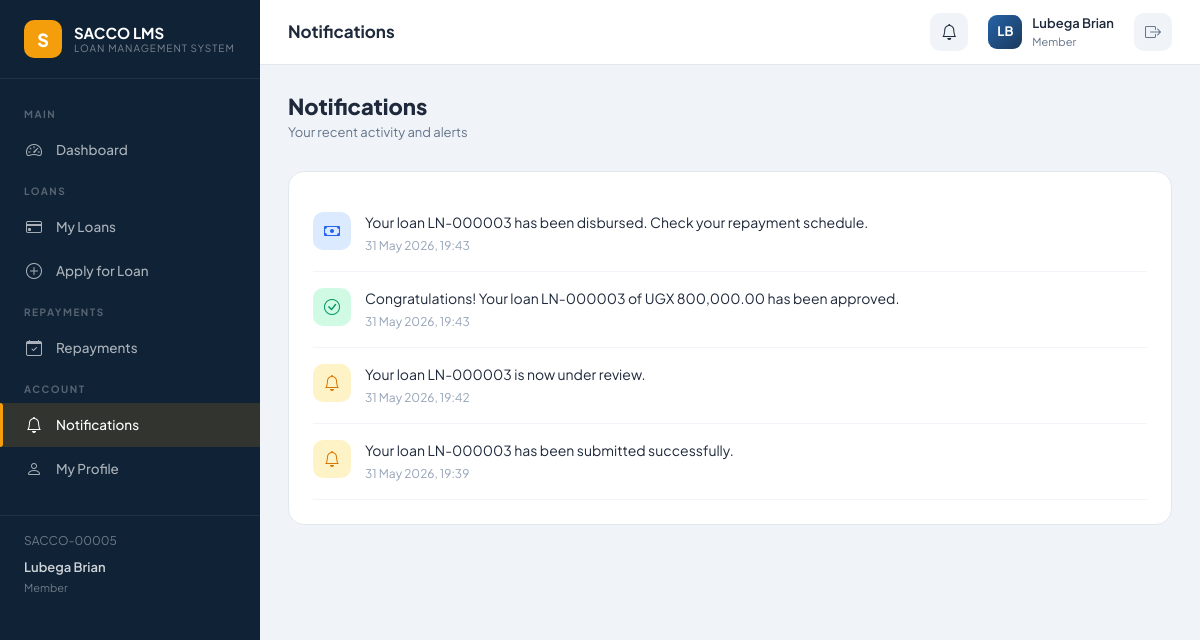
Page /notifications/ (signed in) on the committed database.
### accounts/models.py (models this page shows, shortened)
class User(AbstractUser):
    ROLE_MEMBER = 'member'
    ROLE_ADMIN = 'admin'
    ROLE_CHOICES = [
        (ROLE_MEMBER, 'Member'),
        (ROLE_ADMIN, 'Administrator'),
    ]
    role = models.CharField(max_length=20, choices=ROLE_CHOICES, default=ROLE_MEMBER)
    national_id = models.CharField(max_length=20, unique=True, null=True, blank=True)
    phone_number = models.CharField(max_length=15, blank=True)
    address = models.TextField(blank=True)
    occupation = models.CharField(max_length=100, blank=True)
    monthly_income = models.DecimalField(max_digits=12, decimal_places=2, default=0)
    profile_photo = models.ImageField(upload_to='profiles/', null=True, blank=True)
    is_active = models.BooleanField(default=True)
    date_joined = models.DateTimeField(default=timezone.now)
    member_number = models.CharField(max_length=20, unique=True, null=True, blank=True)
    class Meta:
        verbose_name = 'User'
        verbose_name_plural = 'Users'
        ordering = ['-date_joined']
    @property
    def is_admin(self):
        return self.role == self.ROLE_ADMIN or self.is_staff

### notifications/models.py (models this page shows, shortened)
class Notification(models.Model):
    TYPE_CHOICES = [
        ('loan_submitted', 'Loan Submitted'),
        ('loan_review', 'Loan Under Review'),
        ('loan_approved', 'Loan Approved'),
        ('loan_rejected', 'Loan Rejected'),
        ('loan_disbursed', 'Loan Disbursed'),
        ('loan_completed', 'Loan Completed'),
        ('payment_recorded', 'Payment Recorded'),
        ('payment_overdue', 'Payment Overdue'),
        ('general', 'General'),
    ]
    recipient = models.ForeignKey(settings.AUTH_USER_MODEL, on_delete=models.CASCADE,
        related_name='notifications')
    message = models.TextField()
    notification_type = models.CharField(max_length=30, choices=TYPE_CHOICES, default='general')
    related_loan_id = models.IntegerField(null=True, blank=True)
    is_read = models.BooleanField(default=False)
    created_at = models.DateTimeField(default=timezone.now)
    class Meta:
        ordering = ['-created_at']

### notifications/views.py (the view)
# urls.py: path('', views.notification_list_view, name='list'),
@login_required
def notification_list_view(request):
    notifications = request.user.notifications.all()
    notifications.filter(is_read=False).update(is_read=True)
    return render(request, 'notifications/notification_list.html', {'notifications': notifications})

### notifications/context_processors.py (called while the page is built)
def notifications_processor(request):
    if request.user.is_authenticated:
        unread_count = request.user.notifications.filter(is_read=False).count()
        recent_notifications = request.user.notifications.filter(is_read=False)[:5]
        return {
            'unread_notifications_count': unread_count,
            'recent_notifications': recent_notifications,
        }
    return {'unread_notifications_count': 0, 'recent_notifications': []}

### templates/notifications/notification_list.html (shortened to what this page needs)
{% extends 'base.html' %}
{% block page_title %}Notifications{% endblock %}
{% block content %}
<div class="page-header">
    <div>
        <h1>Notifications</h1>
        <p>Your recent activity and alerts</p>
    </div>
</div>
<div class="content-card">
    <div class="card-body-custom">
        {% for notification in notifications %}
        {% with type=notification.notification_type %}
        <div style="display:flex; gap:14px; padding:16px 0; border-bottom:1px solid #f1f5f9; {% if not notification.is_read %}background:#fffbeb; margin:0 -24px; padding-left:24px; padding-right:24px;{% endif %}">
            <div style="width:38px; height:38px; border-radius:10px; flex-shrink:0; display:flex; align-items:center; justify-content:center;
                background:{% if 'approved' in type %}#d1fae5{% elif 'rejected' in type %}#fee2e2{% elif 'overdue' in type %}#fee2e2{% elif 'disbursed' in type %}#dbeafe{% elif 'completed' in type %}#f1f5f9{% else %}#fef3c7{% endif %};">
                <i class="bi {% if 'approved' in type %}bi-check-circle{% elif 'rejected' in type %}bi-x-circle{% elif 'overdue' in type %}bi-exclamation-triangle{% elif 'disbursed' in type %}bi-cash{% elif 'completed' in type %}bi-trophy{% else %}bi-bell{% endif %}"
                    style="font-size:16px; color:{% if 'approved' in type %}#059669{% elif 'rejected' in type %}#dc2626{% elif 'overdue' in type %}#dc2626{% elif 'disbursed' in type %}#2563eb{% elif 'completed' in type %}#1e293b{% else %}#d97706{% endif %};"></i>
            </div>
            <div style="flex:1;">
                <div style="font-size:14px; color:#1e293b; line-height:1.5; {% if not notification.is_read %}font-weight:600;{% endif %}">
                    {{ notification.message }}
                </div>
                <div style="font-size:12px; color:#94a3b8; margin-top:4px;">
                    {{ notification.created_at|date:"d M Y, H:i" }}
                </div>
            </div>
        </div>
        {% endwith %}
        {% empty %}
        <div style="text-align:center; padding:60px; color:#94a3b8;">
            <i class="bi bi-bell" style="font-size:48px; display:block; margin-bottom:16px;"></i>
            <div style="font-size:16px; font-weight:600; margin-bottom:6px;">No notifications</div>
            <div style="font-size:13px;">You're all caught up!</div>
        </div>
        {% endfor %}
    </div>
</div>
{% endblock %}

### templates/base.html (shortened to what this page needs)
<!DOCTYPE html>
<html lang="en">
<head>
    <link rel="stylesheet" href="https://cdn.jsdelivr.net/npm/bootstrap@5.3.2/dist/css/bootstrap.min.css">
    <link rel="stylesheet" href="https://cdn.jsdelivr.net/npm/bootstrap-icons@1.11.2/font/bootstrap-icons.min.css">
</head>
<body>
{% if user.is_authenticated %}
<aside class="sidebar" id="sidebar">
    <div class="sidebar-brand">
        <div class="brand-icon">S</div>
        <div class="brand-text">
            SACCO LMS
            <span>Loan Management System</span>
        </div>
    </div>
    <nav class="sidebar-nav">
        <div class="nav-section-label">Main</div>
        <a href="{% url 'dashboard:index' %}" class="sidebar-link {% if request.resolver_match.app_name == 'dashboard' %}active{% endif %}">
            <i class="bi bi-speedometer2"></i> Dashboard
        </a>
        <div class="nav-section-label">Loans</div>
        <a href="{% url 'loans:list' %}" class="sidebar-link {% if request.resolver_match.app_name == 'loans' %}active{% endif %}">
            <i class="bi bi-credit-card"></i> {% if user.is_admin %}All Loans{% else %}My Loans{% endif %}
        </a>
        {% if not user.is_admin %}
        <a href="{% url 'loans:apply' %}" class="sidebar-link">
            <i class="bi bi-plus-circle"></i> Apply for Loan
        </a>
        {% endif %}
        <div class="nav-section-label">Repayments</div>
        <a href="{% url 'repayments:list' %}" class="sidebar-link {% if request.resolver_match.app_name == 'repayments' %}active{% endif %}">
            <i class="bi bi-calendar-check"></i> Repayments
        </a>
        <div class="nav-section-label">Account</div>
        <a href="{% url 'notifications:list' %}" class="sidebar-link {% if request.resolver_match.app_name == 'notifications' %}active{% endif %}">
            <i class="bi bi-bell"></i> Notifications
        </a>
        <a href="{% url 'accounts:profile' %}" class="sidebar-link {% if request.resolver_match.url_name == 'profile' %}active{% endif %}">
            <i class="bi bi-person"></i> My Profile
        </a>
        <div style="padding: 16px 24px; margin-top: 24px; border-top: 1px solid rgba(255,255,255,0.08);">
            <div style="font-size: 12px; color: rgba(255,255,255,0.4); margin-bottom: 8px;">
                {{ user.member_number }}
            </div>
            <div style="font-size: 13px; color: rgba(255,255,255,0.8); font-weight: 600;">
                {{ user.get_full_name|default:user.username }}
            </div>
            <div style="font-size: 11px; color: rgba(255,255,255,0.4); margin-top: 2px;">
                {{ user.get_role_display }}
            </div>
        </div>
    </nav>
</aside>
<div class="main-wrapper">
    <header class="topbar">
        <div class="topbar-title">{% block page_title %}Dashboard{% endblock %}</div>
        <div class="topbar-actions">
            <a href="{% url 'notifications:list' %}" class="topbar-btn" style="text-decoration:none; color: inherit;">
                <i class="bi bi-bell"></i>
            </a>
            <div class="dropdown">
                <a href="{% url 'accounts:profile' %}" class="topbar-user">
                    <div class="user-avatar">
                        {{ user.first_name|first|upper }}{{ user.last_name|first|upper }}
                    </div>
                    <div class="user-info">
                        <span class="user-name">{{ user.get_full_name|default:user.username|truncatechars:18 }}</span>
                        <span class="user-role">{% if user.is_admin %}Administrator{% else %}Member{% endif %}</span>
                    </div>
                </a>
            </div>
            <a href="{% url 'accounts:logout' %}" class="topbar-btn" title="Logout">
                <i class="bi bi-box-arrow-right"></i>
            </a>
        </div>
    </header>
    <main class="page-content">
        {% block content %}{% endblock %}
    </main>
</div>
{% else %}
{% block auth_content %}{% endblock %}
{% endif %}
</body>
</html>

### templates/base.html (style rules this page uses)
:root { --primary: #1a3a5c; --primary-light: #2563a8; --accent: #f59e0b; --accent-green: #10b981; --accent-red: #ef4444; --accent-blue: #3b82f6; --sidebar-bg: #0f2236; --sidebar-width: 260px; --topbar-height: 65px; --body-bg: #f0f4f8; --card-bg: #ffffff; --text-primary: #1e293b; --text-muted: #64748b; --border: #e2e8f0; }
* { box-sizing: border-box; }
body { font-family: 'Plus Jakarta Sans', sans-serif; background: var(--body-bg); color: var(--text-primary); margin: 0; padding: 0; }
.sidebar { position: fixed; left: 0; top: 0; bottom: 0; width: var(--sidebar-width); background: var(--sidebar-bg); z-index: 1000; overflow-y: auto; transition: transform 0.3s ease; }
.sidebar-brand { padding: 20px 24px; border-bottom: 1px solid rgba(255,255,255,0.08); display: flex; align-items: center; gap: 12px; }
.sidebar-brand .brand-icon { width: 38px; height: 38px; background: var(--accent); border-radius: 10px; display: flex; align-items: center; justify-content: center; font-size: 18px; color: #fff; font-weight: 800; }
.sidebar-brand .brand-text { font-size: 15px; font-weight: 700; color: #fff; line-height: 1.2; }
.sidebar-brand .brand-text span { display: block; font-size: 10px; font-weight: 400; color: rgba(255,255,255,0.45); text-transform: uppercase; letter-spacing: 1px; }
.sidebar-nav { padding: 16px 0; }
.nav-section-label { padding: 12px 24px 6px; font-size: 10px; font-weight: 700; text-transform: uppercase; letter-spacing: 1.5px; color: rgba(255,255,255,0.3); }
.sidebar-link { display: flex; align-items: center; gap: 12px; padding: 10px 24px; color: rgba(255,255,255,0.65); text-decoration: none; font-size: 13.5px; font-weight: 500; border-radius: 0; transition: all 0.2s; position: relative; }
.sidebar-link.active { color: #fff; background: rgba(245, 158, 11, 0.15); }
.sidebar-link.active::before { content: ''; position: absolute; left: 0; top: 0; bottom: 0; width: 3px; background: var(--accent); border-radius: 0 3px 3px 0; }
.sidebar-link i { font-size: 16px; width: 20px; text-align: center; }
.main-wrapper { margin-left: var(--sidebar-width); min-height: 100vh; }
.topbar { height: var(--topbar-height); background: #fff; border-bottom: 1px solid var(--border); display: flex; align-items: center; padding: 0 28px; position: sticky; top: 0; z-index: 900; gap: 16px; }
.topbar-title { font-size: 17px; font-weight: 700; color: var(--text-primary); flex: 1; }
.topbar-actions { display: flex; align-items: center; gap: 8px; }
.topbar-btn { width: 38px; height: 38px; border: none; background: var(--body-bg); border-radius: 10px; cursor: pointer; display: flex; align-items: center; justify-content: center; color: var(--text-muted); font-size: 16px; position: relative; transition: all 0.2s; }
.topbar-user { display: flex; align-items: center; gap: 10px; padding: 6px 12px; border-radius: 10px; cursor: pointer; transition: background 0.2s; text-decoration: none; }
.user-avatar { width: 34px; height: 34px; background: linear-gradient(135deg, var(--primary-light), var(--primary)); border-radius: 9px; display: flex; align-items: center; justify-content: center; color: #fff; font-weight: 700; font-size: 13px; }
.user-info .user-name { font-size: 13px; font-weight: 600; color: var(--text-primary); display: block; }
.user-info .user-role { font-size: 11px; color: var(--text-muted); display: block; }
.page-content { padding: 28px; }
.content-card { background: var(--card-bg); border-radius: 16px; border: 1px solid var(--border); overflow: hidden; }
.card-body-custom { padding: 24px; }
.page-header { display: flex; align-items: center; justify-content: space-between; margin-bottom: 28px; }
.page-header h1 { font-size: 22px; font-weight: 800; color: var(--text-primary); margin: 0; }
.page-header p { font-size: 13px; color: var(--text-muted); margin: 4px 0 0; }

### rows in the picture
User: member_number "SACCO-00005", get_full_name "Lubega Brian", role "Member", first_name|first "L", last_name|first "B"
Notification: message "Your loan LN-000003 has been disbursed. Check your repayment schedule.", created_at "31 May 2026, 19:43"
Notification: message "Congratulations! Your loan LN-000003 of UGX 800,000.00 has been approved.", created_at "31 May 2026, 19:43"
Notification: message "Your loan LN-000003 is now under review.", created_at "31 May 2026, 19:42"
Notification: message "Your loan LN-000003 has been submitted successfully.", created_at "31 May 2026, 19:39"
